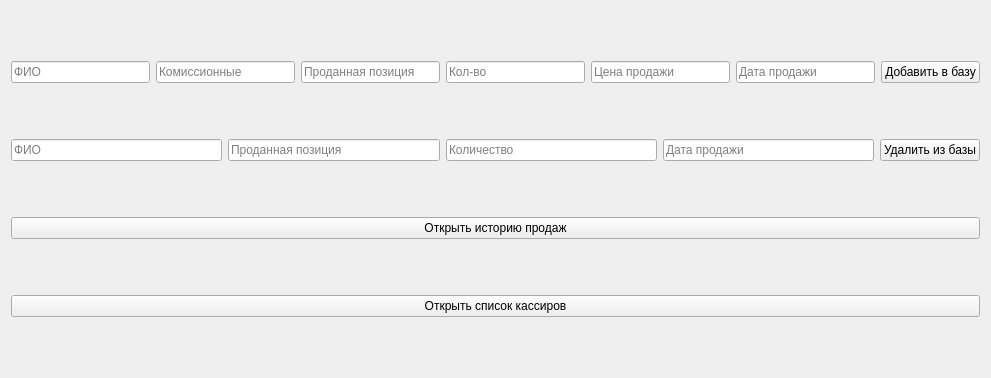
<?xml version="1.0" encoding="UTF-8"?>
<ui version="4.0">
 <class>Salesman</class>
 <widget class="QWidget" name="Salesman">
  <property name="geometry">
   <rect>
    <x>0</x>
    <y>0</y>
    <width>991</width>
    <height>378</height>
   </rect>
  </property>
  <property name="windowTitle">
   <string>Управление продажами</string>
  </property>
  <layout class="QVBoxLayout" name="verticalLayout">
   <item>
    <layout class="QHBoxLayout" name="horizontalLayout">
     <item>
      <widget class="QLineEdit" name="LE_name">
       <property name="placeholderText">
        <string>ФИО</string>
       </property>
      </widget>
     </item>
     <item>
      <widget class="QLineEdit" name="LE_fees">
       <property name="placeholderText">
        <string>Комиссионные</string>
       </property>
      </widget>
     </item>
     <item>
      <widget class="QLineEdit" name="LE_sold_item">
       <property name="placeholderText">
        <string>Проданная позиция</string>
       </property>
      </widget>
     </item>
     <item>
      <widget class="QLineEdit" name="LE_sold_amount">
       <property name="placeholderText">
        <string>Кол-во</string>
       </property>
      </widget>
     </item>
     <item>
      <widget class="QLineEdit" name="LE_sale_price">
       <property name="placeholderText">
        <string>Цена продажи</string>
       </property>
      </widget>
     </item>
     <item>
      <widget class="QLineEdit" name="LE_date">
       <property name="placeholderText">
        <string>Дата продажи</string>
       </property>
      </widget>
     </item>
     <item>
      <widget class="QPushButton" name="PB_add">
       <property name="text">
        <string>Добавить в базу</string>
       </property>
      </widget>
     </item>
    </layout>
   </item>
   <item>
    <layout class="QHBoxLayout" name="horizontalLayout_2">
     <item>
      <widget class="QLineEdit" name="LE_del_name">
       <property name="placeholderText">
        <string>ФИО</string>
       </property>
      </widget>
     </item>
     <item>
      <widget class="QLineEdit" name="LE_del_item">
       <property name="placeholderText">
        <string>Проданная позиция</string>
       </property>
      </widget>
     </item>
     <item>
      <widget class="QLineEdit" name="LE_del_amount">
       <property name="placeholderText">
        <string>Количество</string>
       </property>
      </widget>
     </item>
     <item>
      <widget class="QLineEdit" name="LE_del_date">
       <property name="placeholderText">
        <string>Дата продажи</string>
       </property>
      </widget>
     </item>
     <item>
      <widget class="QPushButton" name="PB_delete">
       <property name="text">
        <string>Удалить из базы</string>
       </property>
      </widget>
     </item>
    </layout>
   </item>
   <item>
    <widget class="QPushButton" name="PB_history">
     <property name="text">
      <string>Открыть историю продаж</string>
     </property>
    </widget>
   </item>
   <item>
    <widget class="QPushButton" name="PB_salesmen">
     <property name="text">
      <string>Открыть список кассиров</string>
     </property>
    </widget>
   </item>
  </layout>
 </widget>
 <resources/>
 <connections/>
</ui>
